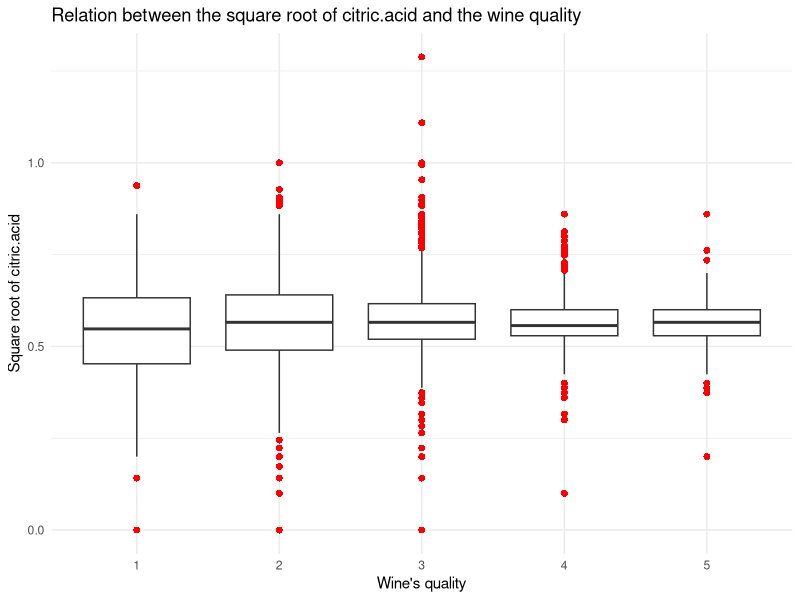
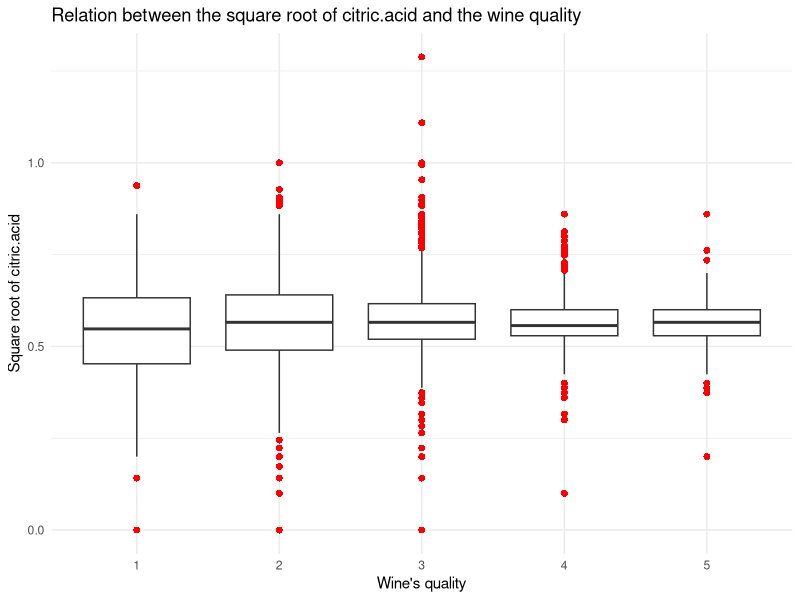

The R source for these figures, in order:
# INFO
## 4898 amostras de vinho verde branco
## variáveis 1 a 11 -> caraterísticas físico-químicas dos vinhos
## variáveis 12     -> avaliação feita por especialistas (1-má a 5-excelente) 

# EXERCÍCIO
## pacote ggplot2
## produzir gráfico com box plots paralelos 
## como é que a raiz quadrada da variável citric.acid (variável 3) se relociona com quality (variável 12)
## realçar os outliers e tentar contrariar a sua sobreposição

# SUBMISSÃO 
## PDF com uma página A4 que inclua o código e o gráfico produzido


#pacote ggplot2
library(ggplot2)

#ler o ficheiro
dados <- read.csv("pergunta1/winequality-white-q5.csv", header = TRUE, sep = ",")

#adicionar uma nova coluna com a raiz quadrada do ácido cítrico
dados$sqrt_citric_acid <- sqrt(dados$`citric.acid`)

#criar o boxplot com pontos sobrepostos deslocados (jitter)
ggplot(dados, aes(x = factor(quality), y = sqrt_citric_acid)) +
  geom_boxplot(outlier.colour = "red", outlier.shape = 16, outlier.size = 2) +  #boxplot + outliers a vermelho
  labs(
    title = "Relation between the square root of citric.acid and the wine quality",
    x = "Wine's quality",
    y = "Square root of citric.acid"
  ) +
  theme_minimal()
ggsave("boxplot_vinho.png", width = 8, height = 5)